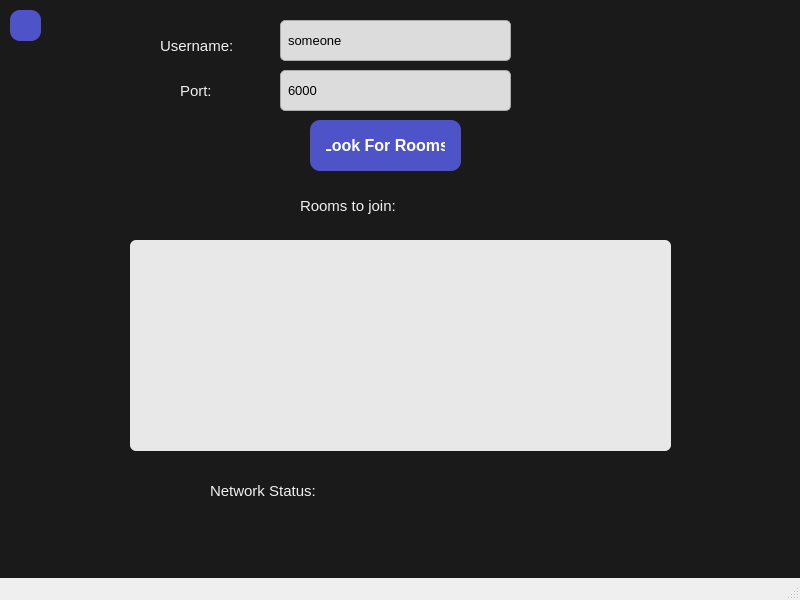
<?xml version="1.0" encoding="UTF-8"?>
<ui version="4.0">
 <class>JoinWindow</class>
 <widget class="QMainWindow" name="JoinWindow">
  <property name="geometry">
   <rect>
    <x>0</x>
    <y>0</y>
    <width>800</width>
    <height>600</height>
   </rect>
  </property>
  <property name="windowTitle">
   <string>MainWindow</string>
  </property>
  <widget class="QWidget" name="centralwidget">
   <property name="styleSheet">
    <string notr="true">QWidget#centralwidget {
    /*background-image: url(:/images/bg_main.jpg); */
    background-position: center;
    background-repeat: no-repeat;
    background-color: #1a1a1a;
}

QLabel {
    color: #f0f0f0;
    font-size: 11pt;
    font-family: &quot;Segoe UI&quot;, &quot;Arial&quot;;
}

QLineEdit {
    background-color: rgba(255, 255, 255, 0.85);
    color: #000;
    font-size: 10pt;
    padding: 5px;
    border: 1px solid #aaa;
    border-radius: 5px;
}

QPushButton {
    background-color: #4e54c8;
    background-image: linear-gradient(315deg, #4e54c8 0%, #8f94fb 74%);
    color: white;
    border-radius: 10px;
    font-size: 12pt;
    padding: 8px 16px;
    font-weight: bold;
    border: none;
}

QPushButton:hover {
    background-color: #6a6ff0;
}

QPushButton:pressed {
    background-color: #3e42a8;
}

QTableWidget {
    background-color: rgba(255, 255, 255, 0.9);
    alternate-background-color: #f2f2f2;
    gridline-color: #ccc;
    font-size: 9pt;
    color: #000;
    border-radius: 6px;
}
</string>
   </property>
   <widget class="QPushButton" name="PushButton_Back">
    <property name="geometry">
     <rect>
      <x>10</x>
      <y>10</y>
      <width>31</width>
      <height>31</height>
     </rect>
    </property>
    <property name="font">
     <font>
      <pointsize>12</pointsize>
      <bold>true</bold>
     </font>
    </property>
    <property name="text">
     <string/>
    </property>
    <property name="icon">
     <iconset theme="QIcon::ThemeIcon::ApplicationExit"/>
    </property>
   </widget>
   <widget class="QLabel" name="Label_Username">
    <property name="geometry">
     <rect>
      <x>160</x>
      <y>20</y>
      <width>141</width>
      <height>51</height>
     </rect>
    </property>
    <property name="font">
     <font>
      <family>Segoe UI</family>
      <pointsize>11</pointsize>
     </font>
    </property>
    <property name="text">
     <string>Username:</string>
    </property>
   </widget>
   <widget class="QLabel" name="Label_List">
    <property name="geometry">
     <rect>
      <x>300</x>
      <y>190</y>
      <width>181</width>
      <height>31</height>
     </rect>
    </property>
    <property name="font">
     <font>
      <family>Segoe UI</family>
      <pointsize>11</pointsize>
     </font>
    </property>
    <property name="text">
     <string>Rooms to join:</string>
    </property>
   </widget>
   <widget class="QPushButton" name="PushButton_LookForRooms">
    <property name="geometry">
     <rect>
      <x>310</x>
      <y>120</y>
      <width>151</width>
      <height>51</height>
     </rect>
    </property>
    <property name="font">
     <font>
      <pointsize>12</pointsize>
      <bold>true</bold>
     </font>
    </property>
    <property name="text">
     <string>Look For Rooms</string>
    </property>
   </widget>
   <widget class="QLineEdit" name="LineEdit_Username">
    <property name="geometry">
     <rect>
      <x>280</x>
      <y>20</y>
      <width>231</width>
      <height>41</height>
     </rect>
    </property>
    <property name="font">
     <font>
      <pointsize>10</pointsize>
     </font>
    </property>
    <property name="text">
     <string>someone</string>
    </property>
   </widget>
   <widget class="QLabel" name="Label_Username_2">
    <property name="geometry">
     <rect>
      <x>180</x>
      <y>70</y>
      <width>91</width>
      <height>41</height>
     </rect>
    </property>
    <property name="font">
     <font>
      <family>Segoe UI</family>
      <pointsize>11</pointsize>
     </font>
    </property>
    <property name="text">
     <string>Port:</string>
    </property>
   </widget>
   <widget class="QLineEdit" name="LineEdit_Port">
    <property name="geometry">
     <rect>
      <x>280</x>
      <y>70</y>
      <width>231</width>
      <height>41</height>
     </rect>
    </property>
    <property name="font">
     <font>
      <pointsize>10</pointsize>
     </font>
    </property>
    <property name="text">
     <string>6000</string>
    </property>
    <property name="maxLength">
     <number>5</number>
    </property>
   </widget>
   <widget class="QLabel" name="Label_List_2">
    <property name="geometry">
     <rect>
      <x>210</x>
      <y>470</y>
      <width>171</width>
      <height>41</height>
     </rect>
    </property>
    <property name="font">
     <font>
      <family>Segoe UI</family>
      <pointsize>11</pointsize>
     </font>
    </property>
    <property name="text">
     <string>Network Status:</string>
    </property>
   </widget>
   <widget class="QLabel" name="Label_NetworkStatus">
    <property name="geometry">
     <rect>
      <x>380</x>
      <y>540</y>
      <width>171</width>
      <height>41</height>
     </rect>
    </property>
    <property name="font">
     <font>
      <family>Segoe UI</family>
      <pointsize>11</pointsize>
     </font>
    </property>
    <property name="text">
     <string/>
    </property>
   </widget>
   <widget class="QTableWidget" name="TableWidget_Rooms">
    <property name="geometry">
     <rect>
      <x>130</x>
      <y>240</y>
      <width>541</width>
      <height>211</height>
     </rect>
    </property>
   </widget>
  </widget>
  <widget class="QMenuBar" name="menubar">
   <property name="geometry">
    <rect>
     <x>0</x>
     <y>0</y>
     <width>800</width>
     <height>21</height>
    </rect>
   </property>
  </widget>
  <widget class="QStatusBar" name="statusBar"/>
 </widget>
 <resources/>
 <connections/>
</ui>
